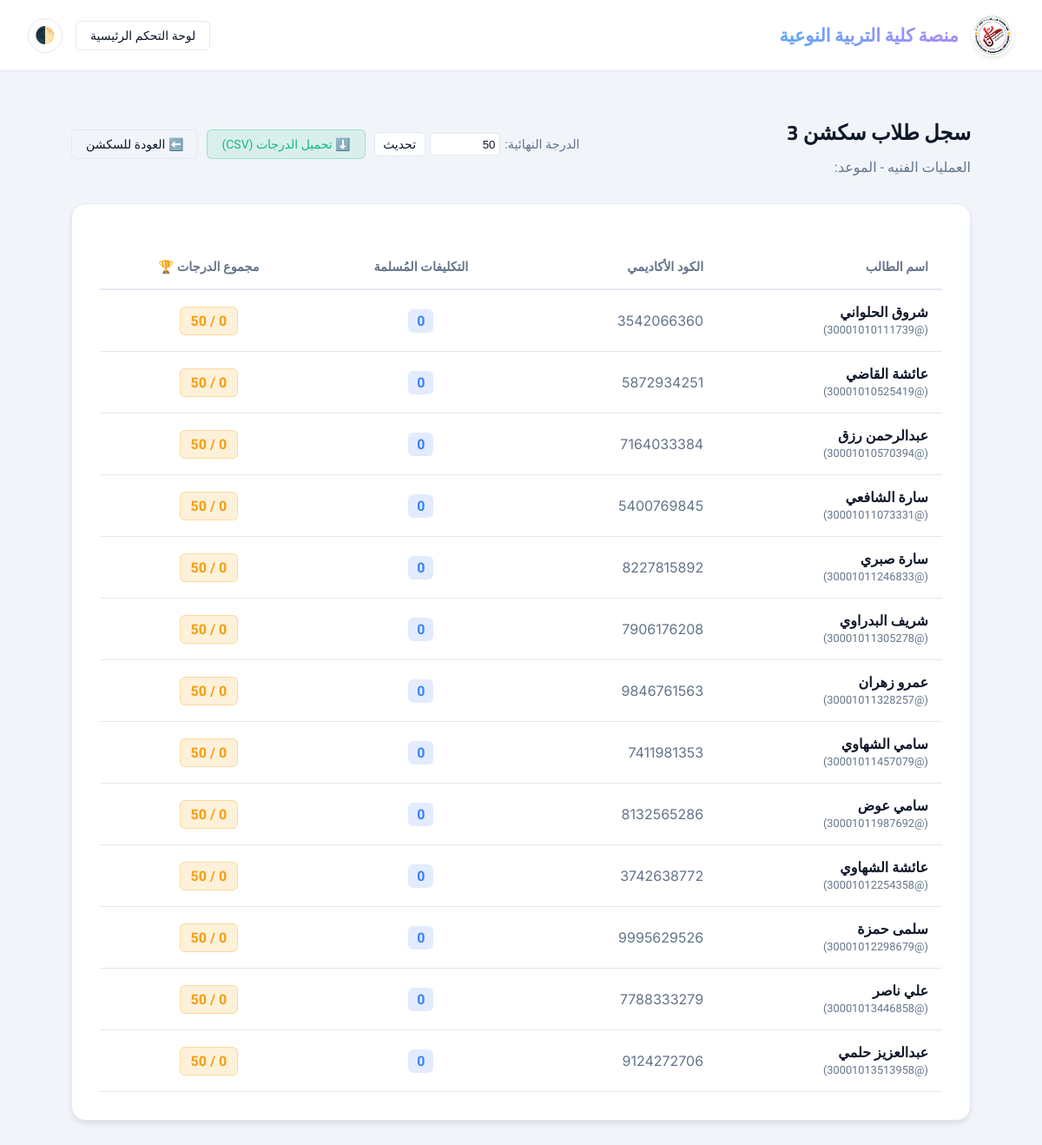
The app's page /section/8/roster/ (signed in) with its own data.
### lms_app/models.py (models this page shows, shortened)
class SubjectSection(models.Model):
    subject = models.ForeignKey(
        Subject,
        on_delete=models.CASCADE,
        related_name='subject_sections'
    )
    section_group = models.IntegerField(choices=[(i, str(i)) for i in range(1, 6)])
    instructor = models.ForeignKey(
        User,
        on_delete=models.SET_NULL,
        null=True,
        limit_choices_to={'role': User.Role.DOCTOR},
        related_name='sections_taught'
    )
    section_day = models.IntegerField(choices=Subject.DAYS_OF_WEEK, null=True, blank=True)
    max_total_grade = models.IntegerField(default=50)
    class Meta:
        unique_together = ('subject', 'section_group')
    @property
    def students(self):
        return self.subject.enrolled_students.filter(role=User.Role.STUDENT, section_group=self.section_group)

class Subject(models.Model):
    DAYS_OF_WEEK = (
        (0, 'Monday'),
        (1, 'Tuesday'),
        (2, 'Wednesday'),
        (3, 'Thursday'),
        (4, 'Friday'),
        (5, 'Saturday'),
        (6, 'Sunday'),
    )
    name = models.CharField(max_length=200)
    code = models.CharField(max_length=20, unique=True, null=True, blank=True, verbose_name="كود المادة")
    description = models.TextField(blank=True)
    official_book = models.FileField(upload_to=get_book_upload_path, blank=True, null=True)
    professor = models.ForeignKey(
        User,
        on_delete=models.SET_NULL,
        null=True,
        limit_choices_to={'role': User.Role.DOCTOR},
        related_name='subjects_taught'
    )
    lecture_day = models.IntegerField(choices=DAYS_OF_WEEK, null=True, blank=True)
    academic_year = models.IntegerField(choices=User.ACADEMIC_YEAR_CHOICES, default=1)
    max_total_grade = models.IntegerField(default=100)

class User(AbstractUser):
    class Role(models.TextChoices):
        ADMIN = 'ADMIN', _('Admin')
        DOCTOR = 'DOCTOR', _('Doctor')
        STUDENT = 'STUDENT', _('Student')
    ACADEMIC_YEAR_CHOICES = (
        (1, 'First Year'),
        (2, 'Second Year'),
        (3, 'Third Year'),
        (4, 'Fourth Year'),
    )
    role = models.CharField(max_length=20, choices=Role.choices, default=Role.STUDENT)
    university_id = models.CharField(max_length=20, unique=True, null=True, blank=True)
    department = models.CharField(max_length=100, blank=True)
    academic_year = models.IntegerField(choices=ACADEMIC_YEAR_CHOICES, default=1, null=True, blank=True)
    section_group = models.IntegerField(
        null=True,
        blank=True,
        help_text=_('Section 1 to 5')
    )
    date_of_birth = models.DateField(null=True, blank=True)
    gender = models.CharField(max_length=10, choices=[('Male', 'Male'), ('Female', 'Female')], null=True, blank=True)
    needs_review = models.BooleanField(default=False, help_text=_('Flagged for manual review (e.g. English name translation)'))
    profile_picture = models.ImageField(upload_to='profile_pics/', blank=True, null=True)
    registered_subjects = models.ManyToManyField('Subject', blank=True, related_name='enrolled_students')
    REQUIRED_FIELDS = ['email', 'role']

### lms_app/views.py (the view)
# urls.py: path('section/<int:section_id>/roster/', views.section_roster, name='section_roster'),
@login_required(login_url='/login/')
@user_passes_test(is_doctor, login_url='/login/')
def section_roster(request, section_id):
    section = get_object_or_404(SubjectSection, id=section_id)
    if section.instructor != request.user and section.subject.professor != request.user:
        messages.error(request, "غير مصرح لك بعرض بيانات هذا السكشن")
        return HttpResponseRedirect(request.META.get('HTTP_REFERER', '/doctor/dashboard/'))
    assign_sum = Submission.objects.filter(
        student=OuterRef('pk'), assignment__subject_section=section
    ).values('student').annotate(total=Sum('grade')).values('total')
    assign_count = Submission.objects.filter(
        student=OuterRef('pk'), assignment__subject_section=section
    ).values('student').annotate(c=Count('id')).values('c')
    exam_sum = ExamAttempt.objects.filter(
        student=OuterRef('pk'), exam__subject_section=section, exam__exam_type='SECTION', is_submitted=True
    ).values('student').annotate(total=Sum('score')).values('total')
    exam_count = ExamAttempt.objects.filter(
        student=OuterRef('pk'), exam__subject_section=section, exam__exam_type='SECTION', is_submitted=True
    ).values('student').annotate(c=Count('id')).values('c')
    students = list(section.students.annotate(
        submission_count=Coalesce(Subquery(assign_count, output_field=IntegerField()), 0),
        assignment_grade=Coalesce(Subquery(assign_sum, output_field=IntegerField()), 0),
        exam_attempt_count=Coalesce(Subquery(exam_count, output_field=IntegerField()), 0),
        exam_grade=Coalesce(Subquery(exam_sum, output_field=IntegerField()), 0),
    ).annotate(
        total_grade=F('assignment_grade') + F('exam_grade')
    ).order_by('username').prefetch_related(
        Prefetch('exam_attempts', queryset=ExamAttempt.objects.filter(
            exam__subject_section=section,
            exam__exam_type='SECTION',
            is_submitted=True
        ), to_attr='section_exam_attempts')
    ))
    exams = Exam.objects.filter(subject=section.subject, subject_section=section, exam_type='SECTION').order_by('created_at')
    for student in students:
        attempt_dict = {attempt.exam_id: attempt.score for attempt in student.section_exam_attempts}
        student.ordered_exam_scores = [attempt_dict.get(exam.id, None) for exam in exams]
    return render(request, 'section_roster.html', {
        'section': section,
        'students': students,
        'exams': exams
    })

### lms_app/context_processors.py (called while the page is built)
def active_announcement(request):
    return {
        'GLOBAL_ANNOUNCEMENT': GlobalAnnouncement.objects.filter(is_active=True).last()
    }

def user_notifications(request):
    if request.user.is_authenticated:
        return {'USER_NOTIFICATIONS': request.user.notifications.filter(is_read=False).order_by('-created_at')}
    return {'USER_NOTIFICATIONS': []}

### lms_app/views.py (called while the page is built)
def is_doctor(user):
    return user.is_authenticated and user.role == User.Role.DOCTOR

### lms_app/templates/section_roster.html (shortened to what this page needs)
{% load static %}
<!DOCTYPE html>
<html lang="ar" dir="rtl">
<head>
</head>
<body>
    <nav class="navbar">
                <a style="display: flex; align-items: center; gap: 15px; text-decoration: none;" href="
    {% if request.user.is_authenticated %}
        {% if request.user.role == 'STUDENT' %}
            {% url 'student_dashboard' %}
        {% elif request.user.role == 'DOCTOR' %}
            {% url 'doctor_dashboard' %}
        {% else %}
            {% url 'login' %}
        {% endif %}
    {% else %}
        {% url 'login' %}
    {% endif %}
">
            <img src="{% static 'images/logo_nav.png' %}" alt="University Logo" style="height: 45px; width: 45px; object-fit: contain; background-color: white; border-radius: 50%; padding: 2px; box-shadow: 0 2px 4px rgba(0,0,0,0.1);">
            <h1 style="font-family: 'Cairo', sans-serif !important; font-weight: 700; font-size: 1.3rem; color: var(--text-primary); margin: 0;">منصة كلية التربية النوعية</h1>
        </a>
        <div style="display: flex; align-items: center; gap: 15px;">
            <a href="{% url 'doctor_dashboard' %}" class="action-btn">لوحة التحكم الرئيسية</a>
            <button id="theme-toggle" type="button" class="btn" style="background: var(--surface-card); border: 1px solid var(--border-color); color: var(--text-primary); border-radius: 50%; width: 40px; height: 40px; display: flex; align-items: center; justify-content: center; font-size: 1.2rem; cursor: pointer; transition: all 0.3s ease; padding: 0;">🌓</button>
        </div>
    </nav>
    <div class="container">
        <div style="display: flex; justify-content: space-between; align-items: center; margin-bottom: 2rem;">
            <div>
                <h2 style="margin: 0; color: var(--text-primary);">سجل طلاب سكشن {{ section.section_group }}</h2>
                <p style="color: var(--text-muted); margin: 0.5rem 0 0 0;">{{ section.subject.name }} - الموعد: {{ section.get_day_of_week_display }} {{ section.start_time|time:"H:i" }}</p>
            </div>
            <div style="display: flex; gap: 10px;">
                <form action="{% url 'update_section_grade' section.id %}" method="post" style="display: flex; gap: 5px; align-items: center;">
                    <label for="max_grade" style="color: var(--text-muted); font-size: 0.9rem;">الدرجة النهائية:</label>
                    <input type="number" name="max_grade" value="{{ section.max_total_grade }}" min="1" style="width: 70px; padding: 0.3rem; border: 1px solid var(--border-color); border-radius: 4px; background: var(--surface-card); color: var(--text-primary);">
                    <button type="submit" class="action-btn" style="padding: 0.3rem 0.6rem; background: var(--surface-card);">تحديث</button>
                </form>
                <a href="{% url 'export_grades_csv_section' section.subject.id section.id %}" class="action-btn" style="background-color: rgba(16, 185, 129, 0.1); color: #10b981; border-color: rgba(16, 185, 129, 0.3);">⬇️ تحميل الدرجات (CSV)</a>
                <a href="{% url 'section_detail' section.id %}" class="action-btn">⬅️ العودة للسكشن</a>
            </div>
        </div>
        <div class="interactive-card">
            <table>
                <thead>
                    <tr style="border-bottom: 2px solid var(--border-color);">
                        <th style="white-space: nowrap;">اسم الطالب</th>
                        <th style="white-space: nowrap;">الكود الأكاديمي</th>
                        <th style="white-space: nowrap; text-align: center;">التكليفات المُسلمة</th>
                        <th style="white-space: nowrap; text-align: center;">مجموع الدرجات 🏆</th>
                    </tr>
                </thead>
                <tbody>
                    {% for student in students %}
                    <tr>
                        <td style="font-weight: 600; white-space: nowrap;">{{ student.first_name }} {{ student.last_name }} <br><span style="color: var(--text-muted); font-size: 0.8rem; font-weight: normal;">(@{{ student.username }})</span></td>
                        <td class="inter-font" style="color: var(--text-muted); white-space: nowrap; vertical-align: middle;">{{ student.university_id|default:"-" }}</td>
                        <td style="text-align: center; vertical-align: middle;"><span style="background: rgba(59, 130, 246, 0.15); color: #3b82f6; padding: 4px 10px; border-radius: 6px; font-weight: bold;">{{ student.submission_count }}</span></td>
                        <td style="text-align: center; vertical-align: middle;"><span style="background: rgba(245, 158, 11, 0.15); color: #f59e0b; border: 1px solid rgba(245, 158, 11, 0.3); padding: 6px 12px; border-radius: 6px; font-weight: bold;">{{ student.total_grade }} / {{ section.max_total_grade }}</span></td>
                    </tr>
                    {% empty %}
                    <tr>
                        <td colspan="100" style="text-align: center; color: var(--text-muted); padding: 2rem;">لا يوجد طلاب مسجلين في هذا السكشن.</td>
                    </tr>
                    {% endfor %}
                </tbody>
            </table>
        </div>
    </div>
</body>
</html>

### lms_app/templates/section_roster.html (style rules this page uses)
body, p, span, div, td, th { font-family: 'Tajawal', sans-serif !important; }
h1, h2, h3, h4, h5, h6 { font-family: 'Cairo', sans-serif !important; font-weight: 700; }
.badge, .inter-font { font-family: 'Inter', 'Tajawal', sans-serif !important; }
:root { --bg-main: #f1f5f9; --surface-card: #ffffff; --text-primary: #0f172a; --text-muted: #64748b; --brand-primary: #4f46e5; --brand-hover: #4338ca; --border-color: #e2e8f0; --shadow-sm: 0 1px 3px rgba(0,0,0,0.1); --shadow-md: 0 4px 6px -1px rgba(0,0,0,0.1); --shadow-hover: 0 20px 25px -5px rgba(79, 70, 229, 0.15); --transition-speed: 0.3s; }
body { background-color: var(--bg-main) !important; color: var(--text-primary) !important; transition: background-color var(--transition-speed) ease, color var(--transition-speed) ease; margin: 0; min-height: 100vh; }
.navbar { width: 100%; background: var(--surface-card); backdrop-filter: blur(10px); border-bottom: 1px solid var(--border-color); padding: 1rem 2rem; display: flex; justify-content: space-between; align-items: center; box-sizing: border-box; position: sticky; top: 0; z-index: 100; }
.navbar h1 { margin: 0; font-size: 1.25rem; background: linear-gradient(to right, #60a5fa, #a78bfa); -webkit-background-clip: text; -webkit-text-fill-color: transparent; }
.container { max-width: 1100px; width: 100%; margin: 0 auto; padding: 3rem 2rem; box-sizing: border-box; }
.interactive-card { background-color: var(--surface-card) !important; border: 1px solid var(--border-color) !important; border-radius: 16px !important; box-shadow: var(--shadow-md) !important; padding: 2rem; overflow-x: auto; }
.action-btn { background-color: transparent; color: var(--text-primary); border: 1px solid var(--border-color); padding: 0.5rem 1rem; border-radius: 6px; text-decoration: none; font-size: 0.875rem; transition: all 0.2s; display: inline-block; }
table { width: 100%; border-collapse: collapse; text-align: right; margin-top: 1rem; }
th { background-color: var(--surface-card); color: var(--text-muted); padding: 1rem; font-size: 0.9rem; border-bottom: 2px solid var(--border-color); }
td { padding: 1rem; color: var(--text-primary); border-bottom: 1px solid var(--border-color); transition: background-color 0.2s; }

### records on screen
SubjectSection: section_group "3", subject.name "العمليات الفنيه", max_grade "50", max_total_grade "50"
User: first_name "شروق", last_name "الحلواني", username "30001010111739", university_id "3542066360", submission_count "0", total_grade "0"
User: first_name "عائشة", last_name "القاضي", username "30001010525419", university_id "5872934251", submission_count "0", total_grade "0"
User: first_name "عبدالرحمن", last_name "رزق", username "30001010570394", university_id "7164033384", submission_count "0", total_grade "0"
User: first_name "سارة", last_name "الشافعي", username "30001011073331", university_id "5400769845", submission_count "0", total_grade "0"
User: first_name "سارة", last_name "صبري", username "30001011246833", university_id "8227815892", submission_count "0", total_grade "0"
User: first_name "شريف", last_name "البدراوي", username "30001011305278", university_id "7906176208", submission_count "0", total_grade "0"
User: first_name "عمرو", last_name "زهران", username "30001011328257", university_id "9846761563", submission_count "0", total_grade "0"
User: first_name "سامي", last_name "الشهاوي", username "30001011457079", university_id "7411981353", submission_count "0", total_grade "0"
User: first_name "سامي", last_name "عوض", username "30001011987692", university_id "8132565286", submission_count "0", total_grade "0"
User: first_name "عائشة", last_name "الشهاوي", username "30001012254358", university_id "3742638772", submission_count "0", total_grade "0"
User: first_name "سلمى", last_name "حمزة", username "30001012298679", university_id "9995629526", submission_count "0", total_grade "0"
User: first_name "علي", last_name "ناصر", username "30001013446858", university_id "7788333279", submission_count "0", total_grade "0"
User: first_name "عبدالعزيز", last_name "حلمي", username "30001013513958", university_id "9124272706", submission_count "0", total_grade "0"
